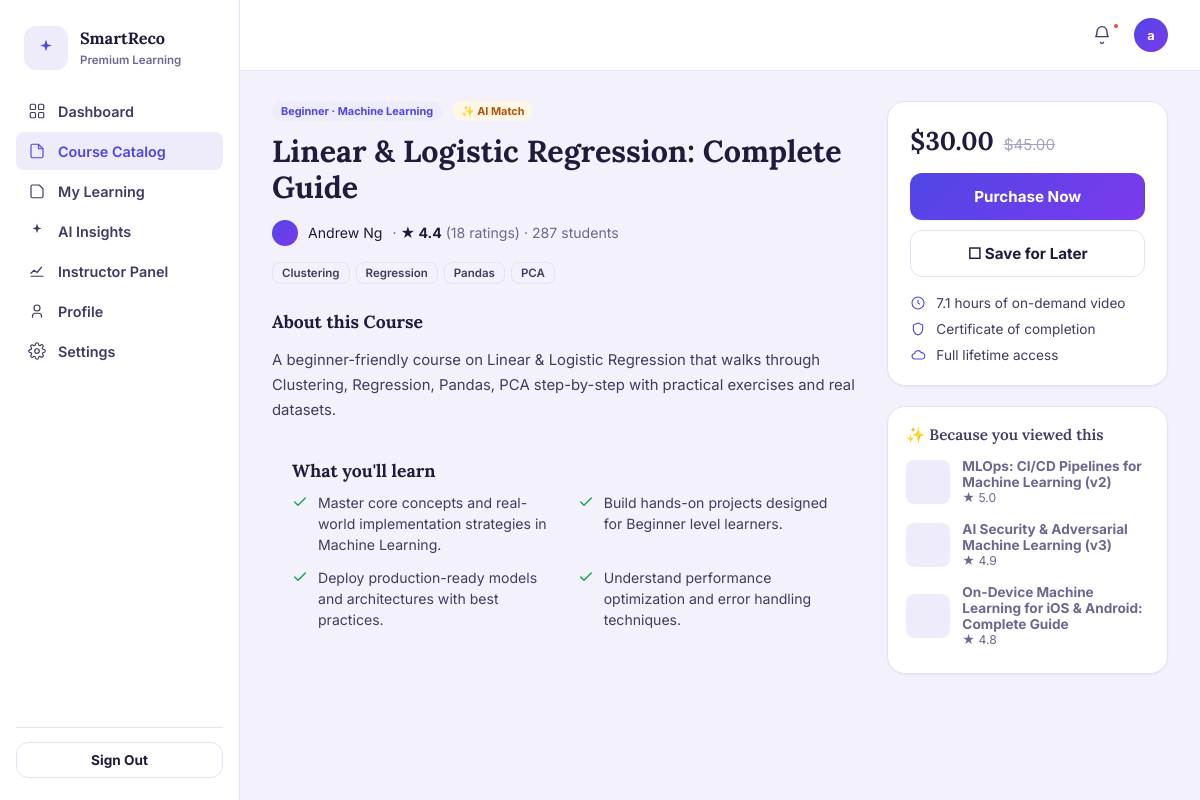
/course-details (signed in), run on the app's committed database.
### database/models.py (models this page shows, shortened)
class User(Base):
    __tablename__ = "users"
    id = Column(Integer, primary_key=True, index=True)
    name = Column(String, nullable=True)
    email = Column(String, unique=True, index=True, nullable=False)
    password_hash = Column(String, nullable=False)
    role = Column(String, default="user", nullable=False)  # Backward compatibility: "user" | "admin"
    active_mode = Column(String, default="student", nullable=False)  # "student" | "instructor"
    interests = Column(String, nullable=True)  # comma-separated e.g. "AI/ML,Backend"
    interests_updated_at = Column(DateTime(timezone=True), nullable=True)
    experience_level = Column(String, nullable=True)  # "Beginner" | "Intermediate" | "Advanced"
    avatar_url = Column(String, nullable=True)
    created_at = Column(DateTime(timezone=True), server_default=func.now())
    updated_at = Column(DateTime(timezone=True), onupdate=func.now())
    profile = relationship("UserProfile", back_populates="user", uselist=False, cascade="all, delete-orphan")
    courses = relationship("Product", back_populates="instructor", foreign_keys="Product.instructor_id")
    enrollments = relationship("Enrollment", back_populates="user", cascade="all, delete-orphan")
    wishlists = relationship("Wishlist", back_populates="user", cascade="all, delete-orphan")
    events = relationship("Event", back_populates="user", cascade="all, delete-orphan")
    recommendations = relationship("Recommendation", back_populates="user", cascade="all, delete-orphan")

class Product(Base):
    __tablename__ = "products"
    id = Column(Integer, primary_key=True, index=True)
    title = Column(String, nullable=False, index=True)
    slug = Column(String, nullable=True, index=True)
    description = Column(Text, nullable=False)
    category = Column(String, nullable=False, index=True)
    category_id = Column(Integer, ForeignKey("categories.id", ondelete="SET NULL"), nullable=True)
    skills = Column(String, nullable=True)
    price = Column(Float, default=0.0, index=True)
    level = Column(String, nullable=True, index=True)  # "Beginner" | "Intermediate" | "Advanced"
    instructor_id = Column(Integer, ForeignKey("users.id", ondelete="SET NULL"), nullable=True, index=True)
    instructor_name = Column(String, nullable=True, index=True)
    rating = Column(Float, nullable=True, default=0.0, index=True)
    num_ratings = Column(Integer, nullable=True, default=0)
    enrolled_students = Column(Integer, nullable=True, default=0)
    duration_hours = Column(Float, nullable=True, default=0.0)
    status = Column(String, default="active", nullable=False, index=True)  # "active" | "draft" | "archived"
    created_at = Column(DateTime(timezone=True), server_default=func.now())
    updated_at = Column(DateTime(timezone=True), onupdate=func.now())
    instructor = relationship("User", back_populates="courses", foreign_keys=[instructor_id])
    reviews = relationship("Review", back_populates="product", cascade="all, delete-orphan")
    learning_outcomes = relationship("CourseLearningOutcome", back_populates="product", cascade="all, delete-orphan")

### routers/products.py (the view)
@router.get("/course-details", response_class=HTMLResponse)
@router.get("/products/{product_id}", response_class=HTMLResponse)
def product_detail(request: Request, product_id: Optional[int] = None, id: Optional[int] = None, db: Session = Depends(get_db)):
    user = get_current_user(request, db)
    if not user:
        return RedirectResponse("/login", status_code=302)
    target_id = product_id or id
    if not target_id:
        first_product = db.query(Product).order_by(Product.id).first()
        target_id = first_product.id if first_product else 1
    product = product_service.get_product(db, target_id)
    if not product:
        return RedirectResponse("/catalog", status_code=302)
    related = product_service.semantic_search_products(db, product.category, top_k=3)
    related = [r for r in related if r.id != product.id]
    wishlist_ids = product_service.get_user_wishlist_product_ids(db, user.id)
    is_saved = product.id in wishlist_ids
    enrolled = db.query(Enrollment).filter(
        Enrollment.user_id == user.id, Enrollment.product_id == product.id
    ).first()
    return templates.TemplateResponse(
        request,
        "course-details.html",
        {
            "user": user,
            "active_page": "catalog",
            "product": product,
            "related_products": related,
            "is_saved": is_saved,
            "is_enrolled": bool(enrolled),
        },
    )

### templates/course-details.html (shortened to what this page needs)
{% extends "base.html" %}
{% block content %}
<div class="sr-details-grid">
  <div>
    <div class="sr-details-meta">
      <span class="sr-badge">{{ product.level or 'All Levels' }} · {{ product.category }}</span>
      <span class="sr-badge sr-badge-ai">✨ AI Match</span>
    </div>
    <h1 class="sr-details-title">{{ product.title }}</h1>
    <div class="sr-instructor-row">
      <span class="sr-instructor-avatar"></span>
      <span>{{ product.instructor_name or 'Dr. Eleanor Vance' }}</span>
      <span class="sr-rating-inline">· <strong>★ {{ "%.1f"|format(product.rating or 4.9) }}</strong> ({{ product.num_ratings or 12450 }} ratings) · {{ product.enrolled_students or 145000 }} students</span>
    </div>
    <div class="sr-chip-row" style="margin-bottom:22px">
      {% if product.skills %}
        {% for skill in product.skills.split(',') %}
        <span class="sr-chip">{{ skill.strip() }}</span>
        {% endfor %}
      {% else %}
        <span class="sr-chip">Python</span>
        <span class="sr-chip">Machine Learning</span>
        <span class="sr-chip">Data Modeling</span>
      {% endif %}
    </div>
    <div class="sr-details-body">
      <h3>About this Course</h3>
      <p>{{ product.description }}</p>
      <div class="sr-learn-box">
        <h3 style="margin-top:0">What you'll learn</h3>
        <ul class="sr-learn-grid">
          <li><svg width="16" height="16" viewBox="0 0 24 24" fill="none"><path d="M4 12l5 5L20 6" stroke="currentColor" stroke-width="2" stroke-linecap="round" stroke-linejoin="round"/></svg> Master core concepts and real-world implementation strategies in {{ product.category }}.</li>
          <li><svg width="16" height="16" viewBox="0 0 24 24" fill="none"><path d="M4 12l5 5L20 6" stroke="currentColor" stroke-width="2" stroke-linecap="round" stroke-linejoin="round"/></svg> Build hands-on projects designed for {{ product.level or 'all' }} level learners.</li>
          <li><svg width="16" height="16" viewBox="0 0 24 24" fill="none"><path d="M4 12l5 5L20 6" stroke="currentColor" stroke-width="2" stroke-linecap="round" stroke-linejoin="round"/></svg> Deploy production-ready models and architectures with best practices.</li>
          <li><svg width="16" height="16" viewBox="0 0 24 24" fill="none"><path d="M4 12l5 5L20 6" stroke="currentColor" stroke-width="2" stroke-linecap="round" stroke-linejoin="round"/></svg> Understand performance optimization and error handling techniques.</li>
        </ul>
      </div>
    </div>
  </div>
  <div>
    <div class="sr-card sr-buy-card">
      <div class="sr-price-row">
        <span class="sr-price-now">{% if product.price == 0 %}Free{% else %}${{ "%.2f"|format(product.price) }}{% endif %}</span>
        {% if product.price > 0 %}
        <span class="sr-price-was">${{ "%.2f"|format(product.price * 1.5) }}</span>
        {% endif %}
      </div>
      {% if is_enrolled %}
      <button class="sr-btn sr-btn-primary sr-btn-block" disabled>Already Enrolled</button>
      {% else %}
      <button class="sr-btn sr-btn-primary sr-btn-block" id="enrollBtn" data-sr-track-click data-product-id="{{ product.id }}" data-source="course_enroll_cta">Purchase Now</button>
      {% endif %}
      <div style="height:10px"></div>
      <button class="sr-btn sr-btn-secondary sr-btn-block {% if is_saved %}is-active{% endif %}" id="saveBtn">
        {% if is_saved %}★ Saved for Later{% else %}☐ Save for Later{% endif %}
      </button>
      <ul class="sr-meta-list">
        <li><svg width="16" height="16" viewBox="0 0 24 24" fill="none"><circle cx="12" cy="12" r="9" stroke="currentColor" stroke-width="1.6"/><path d="M12 7v5l3 2" stroke="currentColor" stroke-width="1.6"/></svg> {{ product.duration_hours or 40 }} hours of on-demand video</li>
        <li><svg width="16" height="16" viewBox="0 0 24 24" fill="none"><path d="M12 3l7 3v6c0 4.5-3 7.5-7 9-4-1.5-7-4.5-7-9V6l7-3z" stroke="currentColor" stroke-width="1.6"/></svg> Certificate of completion</li>
        <li><svg width="16" height="16" viewBox="0 0 24 24" fill="none"><path d="M7 18a4 4 0 010-8 5 5 0 019.6-1.5A4.5 4.5 0 0118 18H7z" stroke="currentColor" stroke-width="1.6"/></svg> Full lifetime access</li>
      </ul>
    </div>
    <div class="sr-card sr-related-card">
      <h3 class="sr-eyebrow" style="margin:0 0 6px">✨ Because you viewed this</h3>
      {% for r in related_products %}
      <a class="sr-related-item" href="/course-details?id={{ r.id }}" data-sr-track-click data-product-id="{{ r.id }}" data-source="related">
        <span class="sr-related-thumb"></span>
        <span><strong>{{ r.title }}</strong><span>★ {{ "%.1f"|format(r.rating or 4.8) }}</span></span>
      </a>
      {% endfor %}
    </div>
  </div>
</div>
{% endblock %}

### templates/base.html (shortened to what this page needs)
<!DOCTYPE html>
<html lang="en">
<head>
<link rel="stylesheet" href="/static/styles.css">
</head>
<body>
<div class="sr-app">
  {% if user %}
  <aside class="sr-sidebar">
    <div class="sr-sidebar-brand">
      <div class="sr-brand-mark">
        <svg width="20" height="20" viewBox="0 0 24 24" fill="none"><path d="M12 2l1.8 5.6L19 9l-5.2 1.4L12 16l-1.8-5.6L5 9l5.2-1.4L12 2z" fill="currentColor"/></svg>
      </div>
      <div class="sr-sidebar-brand-text">
        <b>SmartReco</b>
        <span>Premium Learning</span>
      </div>
    </div>
    <nav class="sr-nav">
      <a class="sr-nav-item {% if active_page == 'dashboard' %}is-active{% endif %}" href="/dashboard">
        Dashboard
      </a>
      <a class="sr-nav-item {% if active_page == 'catalog' %}is-active{% endif %}" href="/catalog">
        <svg width="18" height="18" viewBox="0 0 24 24" fill="none"><path d="M4 5a2 2 0 012-2h8l6 6v10a2 2 0 01-2 2H6a2 2 0 01-2-2V5z" stroke="currentColor" stroke-width="1.6"/><path d="M14 3v6h6" stroke="currentColor" stroke-width="1.6"/></svg>
        Course Catalog
      </a>
      <a class="sr-nav-item {% if active_page == 'my_learning' %}is-active{% endif %}" href="/my-learning">
        <svg width="18" height="18" viewBox="0 0 24 24" fill="none"><path d="M4 19V6a2 2 0 012-2h9l5 5v10a2 2 0 01-2 2H6a2 2 0 01-2-2z" stroke="currentColor" stroke-width="1.6"/></svg>
        My Learning
      </a>
      <a class="sr-nav-item {% if active_page == 'ai_insights' %}is-active{% endif %}" href="/ai-insights">
        <svg width="18" height="18" viewBox="0 0 24 24" fill="none"><path d="M12 2l1.6 4.9L18 8.5l-4.4 1.6L12 15l-1.6-4.9L6 8.5l4.4-1.6L12 2z" fill="currentColor"/></svg>
        AI Insights
      </a>
      {% set curr_mode = user.active_mode if user and user.active_mode else (request.session.get('active_mode', 'student') if request else 'student') %}
      {% if curr_mode == 'instructor' or (user and user.role == 'admin') %}
      <a class="sr-nav-item {% if active_page == 'admin' %}is-active{% endif %}" href="/admin">
        <svg width="18" height="18" viewBox="0 0 24 24" fill="none"><path d="M4 19h16M4 15l4-4 4 3 6-7" stroke="currentColor" stroke-width="1.6" stroke-linecap="round" stroke-linejoin="round"/></svg>
        Instructor Panel
      </a>
      {% endif %}
      <a class="sr-nav-item {% if active_page == 'profile' %}is-active{% endif %}" href="/profile">
        <svg width="18" height="18" viewBox="0 0 24 24" fill="none"><circle cx="12" cy="8" r="4" stroke="currentColor" stroke-width="1.6"/><path d="M6 21v-2a4 4 0 014-4h4a4 4 0 014 4v2" stroke="currentColor" stroke-width="1.6"/></svg>
        Profile
      </a>
      <a class="sr-nav-item {% if active_page == 'settings' %}is-active{% endif %}" href="/settings">
        Settings
      </a>
    </nav>
    <div class="sr-sidebar-foot">
      <form action="/logout" method="POST">
        <button type="submit" class="sr-btn sr-btn-secondary sr-btn-block sr-btn-sm">Sign Out</button>
      </form>
    </div>
  </aside>
  <div>
    <header class="sr-topbar">
      <div class="sr-topbar-actions">
        <button class="sr-icon-btn" aria-label="Notifications"><span class="dot"></span>
          <svg width="20" height="20" viewBox="0 0 24 24" fill="none"><path d="M6 8a6 6 0 0112 0c0 5 2 6 2 6H4s2-1 2-6z" stroke="currentColor" stroke-width="1.6"/><path d="M10 20a2 2 0 004 0" stroke="currentColor" stroke-width="1.6"/></svg>
        </button>
        <div class="user-menu" style="position:relative;">
          <div class="sr-avatar" style="cursor:pointer;" onclick="toggleDropdown(event)">{{ user.name[0] if user and user.name else (user.email[0]|upper if user and user.email else 'U') }}</div>
        </div>
      </div>
    </header>
    <main class="sr-main">
      {% block content %}{% endblock %}
    </main>
  </div>
  {% else %}
    {% block unauth_content %}{% endblock %}
  {% endif %}
</div>
</body>
</html>

### data on the page
User: name "a"
Product: level "Beginner", category "Machine Learning", title "Linear & Logistic Regression: Complete Guide", instructor_name "Andrew Ng", rating "4.4", num_ratings "18", enrolled_students "287", description "A beginner-friendly course on Linear & Logistic Regression that walks through Clustering, Regression, Pandas, PCA step-by-step with practical exercises and real datasets.", price "30.00", product.price*1.5 "45.00", duration_hours "7.1"
Product: title "MLOps: CI/CD Pipelines for Machine Learning (v2)", rating "5.0"
Product: title "AI Security & Adversarial Machine Learning (v3)", rating "4.9"
Product: title "On-Device Machine Learning for iOS & Android: Complete Guide", rating "4.8"

### other printed values
{{ skill.strip() }} "Clustering" "Regression" "Pandas" "PCA"
